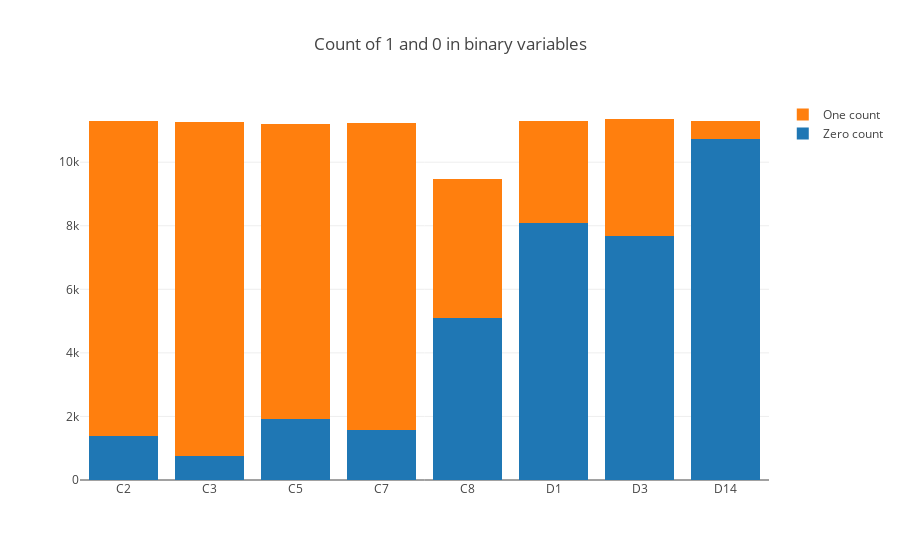

Here is the notebook cell this chart was saved with:
### Markdown cell above
**BINARY COLUMNS DISTRIBUTION**

### Code cell
bin_col = ['C2','C3','C5','C7','C8','D1','D3','D14']
zero_list = []
one_list = []
for col in bin_col:
    zero_list.append((survey[col]==2).sum())
    one_list.append((survey[col]==1).sum())
    
trace1 = go.Bar(
    x=bin_col,
    y=zero_list ,
    name='Zero count'
)
trace2 = go.Bar(
    x=bin_col,
    y=one_list,
    name='One count'
)

data = [trace1, trace2]
layout = go.Layout(
    barmode='stack',
    title='Count of 1 and 0 in binary variables'
)

fig = go.Figure(data=data, layout=layout)
py.iplot(fig, filename='stacked-bar')
plt.show()

### Figure 1 — Plotly figure (JSON) as saved in the notebook; plotly's stock layout.template omitted (floating-point values rounded to 4 significant figures)
{"data": [{"name": "Zero count", "type": "bar", "uid": "48d4c6c2-d05d-11e8-a002-7831c1d00308", "x": ["C2", "C3", "C5", "C7", "C8", "D1", "D3", "D14"], "y": [1400, 744, 1933, 1566, 5087, 8089, 7663, 10741]}, {"name": "One count", "type": "bar", "uid": "48d4c834-d05d-11e8-8509-7831c1d00308", "x": ["C2", "C3", "C5", "C7", "C8", "D1", "D3", "D14"], "y": [9906, 10519, 9259, 9665, 4394, 3203, 3696, 545]}], "layout": {"barmode": "stack", "title": "Count of 1 and 0 in binary variables"}}
